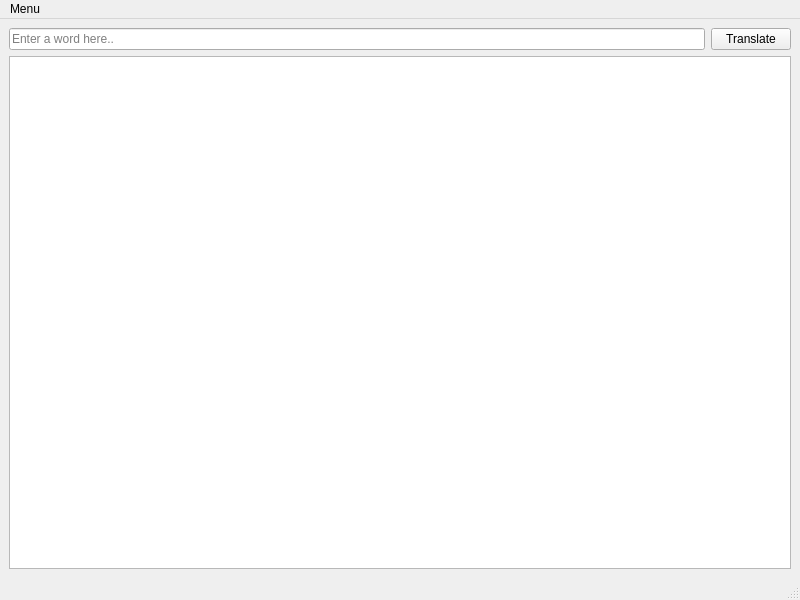
<?xml version="1.0" encoding="UTF-8"?>
<ui version="4.0">
 <class>MainTranslatorWin</class>
 <widget class="QMainWindow" name="MainTranslatorWin">
  <property name="geometry">
   <rect>
    <x>0</x>
    <y>0</y>
    <width>800</width>
    <height>600</height>
   </rect>
  </property>
  <property name="windowTitle">
   <string>qXdxf</string>
  </property>
  <widget class="QWidget" name="centralwidget">
   <layout class="QVBoxLayout" name="verticalLayout">
    <item>
     <layout class="QHBoxLayout" name="inputLayout">
      <item>
       <widget class="QLineEdit" name="inputLineEdit">
        <property name="placeholderText">
         <string>Enter a word here..</string>
        </property>
       </widget>
      </item>
      <item>
       <widget class="QPushButton" name="translateButton">
        <property name="text">
         <string>Translate</string>
        </property>
       </widget>
      </item>
     </layout>
    </item>
    <item>
     <layout class="QHBoxLayout" name="outputLayout">
      <item>
       <widget class="QPlainTextEdit" name="outputTextEdit">
        <property name="readOnly">
         <bool>true</bool>
        </property>
       </widget>
      </item>
     </layout>
    </item>
   </layout>
  </widget>
  <widget class="QMenuBar" name="menubar">
   <property name="geometry">
    <rect>
     <x>0</x>
     <y>0</y>
     <width>800</width>
     <height>25</height>
    </rect>
   </property>
   <widget class="QMenu" name="mainMenu">
    <property name="title">
     <string>Menu</string>
    </property>
    <addaction name="actionSetDictionary"/>
   </widget>
   <addaction name="mainMenu"/>
  </widget>
  <widget class="QStatusBar" name="statusbar"/>
  <action name="actionSetDictionary">
   <property name="text">
    <string>Set Dictionary</string>
   </property>
  </action>
 </widget>
 <resources/>
 <connections/>
</ui>
